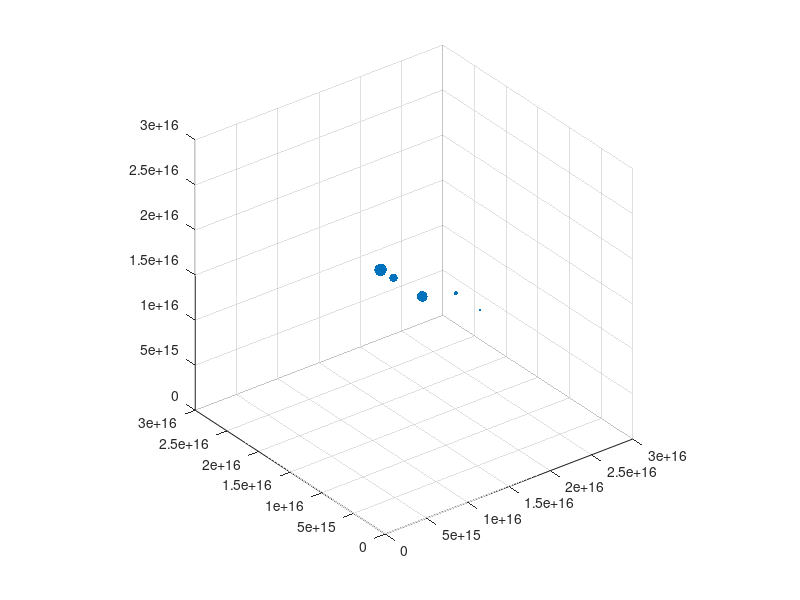

The MATLAB source for this figure: (Note: this script raises an error after producing the figure.)
clc
close all

N = 5;
L = 3e16;
M_sun = 1.989e30;
sizeng = 0.5e-29;


R_disk = L * 0.3;
r      = R_disk * sqrt(rand(N,1));   
phi    = 2*pi * rand(N,1);

x = r .* cos(phi);
y = r .* sin(phi);
z = randn(N,1) * R_disk * 0.05;     % disco sottile ~5% dello spessore radiale

points = [x, y, z] + [L/2, L/2, L/2];  % centra nel box
points_mass = ((0.3 + 9.9*rand(N,1)) * M_sun)';

G     = 6.67430e-11;
M_tot = sum(points_mass);

v_circ = sqrt(G * M_tot ./ r);      % velocità orbitale kepleriana
% direzione tangenziale nel piano xy (perpendicolare a r)
v_0 = zeros(N,3);
v_0(:,1) = -v_circ .* sin(phi) * 0.3;
v_0(:,2) =  v_circ .* cos(phi) * 0.3;
v_0(:,3) = 0;                        % nessuna componente z

figure;
%%
% Optionally plot the points
h = scatter3(points(:,1), points(:,2), points(:,3), sizeng*points_mass, 'filled');
grid on;
axis equal;
hold off

xlim([0 L]);
ylim([0 L]);
zlim([0 L]);


trail_length = 150;
history = zeros(trail_length, 3, N);
for i = 1:N
    history(:,:,i) = repmat(points(i,:), trail_length, 1);
end

hold on;
h_trail = cell(N,1);  
for i = 1:N
    h_trail{i} = plot3(points(i,1), points(i,2), points(i,3), '-', 'LineWidth', 0.5);
end

%% Meh draw
node = octree([L/2, L/2, L/2],L/2,points,points_mass);

% Draw octree box wireframes in white with semi-transparent fills
hold on;
axis equal;
view(3);

drawNode(node);
hold off;

%%

v_typ = 10e3;                % velocità tipica, m/s
t_cross = L / v_typ;         % ~3e12 s ~ 100k anni
dt    = t_cross / 100;   % ~3e10 s, ~1000 anni  — risolve bene le orbite
t_end = 10 * t_cross;    % ~3e13 s, ~1M anni    — vedi evoluzione globale

t=0;
while t < t_end

    [node,conto] = octree([L/2, L/2, L/2],L/2,points,points_mass);
    node = node_mass(node);

    F = zeros(N,3);
    for i = 1:size(points,1)

        F(i,:) = calc_forza(node,points(i,:),points_mass(i));
    end
    
    v = v_0 + F./points_mass' * dt;
    points = points + v*dt;
    v_0 = v;

    h.XData = points(:,1);
    h.YData = points(:,2);
    h.ZData = points(:,3);

    history = circshift(history, 1, 1);
    history(1,:,:) = points';
    for i = 1:N
        h_trail{i}.XData = squeeze(history(:,1,i));
        h_trail{i}.YData = squeeze(history(:,2,i));
        h_trail{i}.ZData = squeeze(history(:,3,i));
    end

    drawnow limitrate;
    pause(0.01);
    t = t + dt;
end


%% TESTs
% node = octree([L/2, L/2, L/2],L/2,points,points_mass);
% 
% node = node_mass(node);
% 
% % Draw octree box wireframes in white with semi-transparent fills
% hold on;
% axis equal;
% view(3);
% 
% drawNode(node);
% hold off;
% 
% 
% 
% 
% for i = 1:length(points)
% 
%     F(i,:) = calc_forza(node,points(i,:),points_mass(i));
% end
% 
% dt = 1000000;
% 
% for i = 1:length(points)
% 
%     v(i,:) = v_0(i,:) + F(i,:)/points_mass(i) *dt;
% 
%     points(i,:) = points(i,:) + v(i,:)*dt;
% 
%     v_0(i,:) = v(i,:);
% end

%%
function [node,count] = octree(center,half,point,point_mass)
count = 1;
centers = [-1 -1 -1
           -1 -1 1
            -1 1 -1
            -1 1 1
            1 -1 -1
            1 -1 1
            1 1 -1
            1 1 1];

    node.center = center;
    node.half = half;
    node.point = point;
    node.point_mass = point_mass;
    node.child = {};

if size(point,1) <= 1  % end recursion
    return;
end

    node.child = cell(1,8);
    
    bin = point > center;
    idx = 1 + bin(:,1)*4 + bin(:,2)*2 + bin(:,3);

    for i = 1:8
        
        child_pts = point(idx==i,:);
        child_pts_mass = point_mass(idx==i);

        if isempty(child_pts)
            continue
        end
        child_center = center + half/2 * centers(i,:);
        [node.child{i},c] = octree(child_center,half/2,child_pts,child_pts_mass);
        count = c+count;
    end

end



function node = node_mass(node)

    node.mass = sum(node.point_mass);

    x_center = sum(node.point(:,1).*node.point_mass') / node.mass;
    y_center = sum(node.point(:,2).*node.point_mass') / node.mass;
    z_center = sum(node.point(:,3).*node.point_mass') / node.mass;

    node.cm = [x_center,y_center,z_center];

    if isempty(node.child)
        return;
    end
    
    for i =1:8
        if isempty(node.child{i})
            continue;
        end
        node.child{i} = node_mass(node.child{i});
    end

end



% recursive function to draw boxes
function drawNode(n)
    if isempty(n), return; end
    c = n.center;
    h = n.half;
    % 8 corners of the cube
    corners = c + h * [ -1 -1 -1
                        -1 -1  1
                        -1  1 -1
                        -1  1  1
                         1 -1 -1
                         1 -1  1
                         1  1 -1
                         1  1  1 ];
    % faces as indices into corners (each row is a quad)
    F = [1 2 4 3;  % -X face
         5 6 8 7;  % +X face
         1 2 6 5;  % -Y face
         3 4 8 7;  % +Y face
         1 3 7 5;  % -Z face
         2 4 8 6]; % +Z face

    % Plot filled faces with low opacity (10%)
    facecolor = [1 1 1]; % white
    for f = 1:size(F,1)
        verts = corners(F(f,:),:);
        patch('Vertices',corners,'Faces',F(f,:),'FaceColor',facecolor, ...
              'FaceAlpha',0.05,'EdgeColor','none');
    end

    % edges as pairs of corner indices
    E = [1 2;1 3;1 5;
         2 4;2 6;
         3 4;3 7;
         4 8;
         5 6;5 7;
         6 8;
         7 8];
    % plot edges in white
    for k = 1:size(E,1)
        p1 = corners(E(k,1),:);
        p2 = corners(E(k,2),:);
        plot3([p1(1) p2(1)],[p1(2) p2(2)],[p1(3) p2(3)],'w-','LineWidth',0.8);
    end
    % recurse into children
    if ~isempty(n.child)
        for ii = 1:numel(n.child)
            if ~isempty(n.child{ii})
                drawNode(n.child{ii});
            end
        end
    end
end


function f = calc_forza(node,point,point_mass)
    theta = 0.5; % Define the opening angle for the calculation
    G = 6.67430e-11; % Gravitational constant
    eps_soft = 1e13;

    f = [0,0,0];


    r_vec = node.cm - point;
    d2     = dot(r_vec, r_vec) + eps_soft^2;  % distanza ammorbidita al quadrato
    d      = sqrt(d2);

    if isempty(node.child) && size(node.point, 1) == 1
        if norm(node.point - point) < eps_soft
            return;
        end
    end
    
    s     = 2*node.half;

    if isempty(node.child) || s/d < theta
        f = G * point_mass * node.mass * r_vec / d^3; % Calculate gravitational force
    else
        for i = 1:8
            if ~isempty(node.child{i})
                f = f + calc_forza(node.child{i}, point, point_mass); % Accumulate forces from child nodes
            end
        end
    end

end
